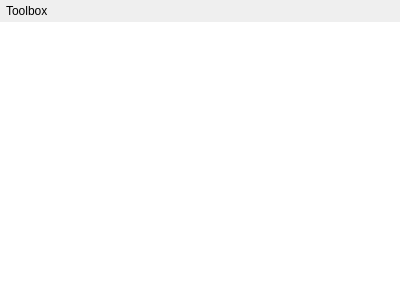
<?xml version="1.0" encoding="UTF-8"?>
<ui version="4.0">
 <class>ToolboxWidget</class>
 <widget class="QWidget" name="ToolboxWidget">
  <property name="geometry">
   <rect>
    <x>0</x>
    <y>0</y>
    <width>400</width>
    <height>300</height>
   </rect>
  </property>
  <property name="windowTitle">
   <string>ToolboxWidget</string>
  </property>
  <property name="autoFillBackground">
   <bool>false</bool>
  </property>
  <layout class="QVBoxLayout" name="verticalLayout">
   <property name="spacing">
    <number>0</number>
   </property>
   <property name="leftMargin">
    <number>0</number>
   </property>
   <property name="topMargin">
    <number>0</number>
   </property>
   <property name="rightMargin">
    <number>0</number>
   </property>
   <property name="bottomMargin">
    <number>0</number>
   </property>
   <item>
    <widget class="QWidget" name="widget" native="true">
     <property name="autoFillBackground">
      <bool>false</bool>
     </property>
     <layout class="QHBoxLayout" name="horizontalLayout">
      <property name="leftMargin">
       <number>6</number>
      </property>
      <property name="topMargin">
       <number>0</number>
      </property>
      <property name="rightMargin">
       <number>0</number>
      </property>
      <property name="bottomMargin">
       <number>0</number>
      </property>
      <item>
       <widget class="QLabel" name="label">
        <property name="text">
         <string>Toolbox</string>
        </property>
       </widget>
      </item>
      <item>
       <spacer name="horizontalSpacer">
        <property name="orientation">
         <enum>Qt::Horizontal</enum>
        </property>
        <property name="sizeHint" stdset="0">
         <size>
          <width>40</width>
          <height>20</height>
         </size>
        </property>
       </spacer>
      </item>
      <item>
       <widget class="QPushButton" name="properties_pushButton">
        <property name="maximumSize">
         <size>
          <width>32</width>
          <height>16777215</height>
         </size>
        </property>
        <property name="text">
         <string/>
        </property>
        <property name="icon">
         <iconset resource="MainWindow.qrc">
          <normaloff>:/MainWindow/Resources/configuration.ico</normaloff>:/MainWindow/Resources/configuration.ico</iconset>
        </property>
        <property name="flat">
         <bool>true</bool>
        </property>
       </widget>
      </item>
      <item>
       <widget class="QPushButton" name="add_marker_type_pushButton">
        <property name="maximumSize">
         <size>
          <width>32</width>
          <height>16777215</height>
         </size>
        </property>
        <property name="text">
         <string/>
        </property>
        <property name="icon">
         <iconset resource="MainWindow.qrc">
          <normaloff>:/MainWindow/Resources/add.ico</normaloff>:/MainWindow/Resources/add.ico</iconset>
        </property>
        <property name="iconSize">
         <size>
          <width>16</width>
          <height>16</height>
         </size>
        </property>
        <property name="flat">
         <bool>true</bool>
        </property>
       </widget>
      </item>
      <item>
       <widget class="QPushButton" name="toggle_tree_state_pushButton">
        <property name="maximumSize">
         <size>
          <width>32</width>
          <height>16777215</height>
         </size>
        </property>
        <property name="text">
         <string/>
        </property>
        <property name="icon">
         <iconset resource="MainWindow.qrc">
          <normaloff>:/MainWindow/Resources/tree_view.ico</normaloff>:/MainWindow/Resources/tree_view.ico</iconset>
        </property>
        <property name="flat">
         <bool>true</bool>
        </property>
       </widget>
      </item>
     </layout>
    </widget>
   </item>
   <item>
    <widget class="QTreeView" name="treeView">
     <property name="frameShape">
      <enum>QFrame::NoFrame</enum>
     </property>
     <property name="editTriggers">
      <set>QAbstractItemView::EditKeyPressed</set>
     </property>
     <attribute name="headerVisible">
      <bool>false</bool>
     </attribute>
    </widget>
   </item>
  </layout>
 </widget>
 <layoutdefault spacing="6" margin="11"/>
 <resources>
  <include location="MainWindow.qrc"/>
 </resources>
 <connections/>
</ui>
